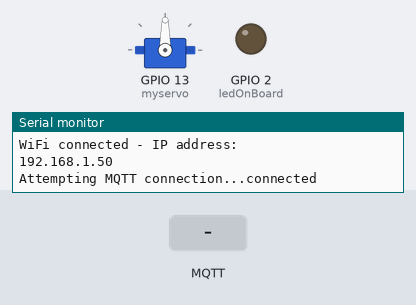
This sketch was run on a simulated ESP8266 (NodeMCU). Shown: servo, output pins drawn as LEDs (lit = HIGH), the last lines printed to the serial monitor. Inputs (shaded band) come from the test bench. WiFi joins after 1.5 s; servers stay silent unless stated; no MQTT or app messages arrive unless stated.

Above: at 3.2 s.
3.3 s: MQTT message "servo" arrives on the first subscribed topic
At 4.5 s:
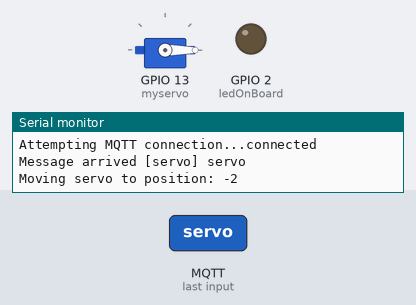
4.8 s: MQTT message "90" arrives on the first subscribed topic
At 5.3 s:
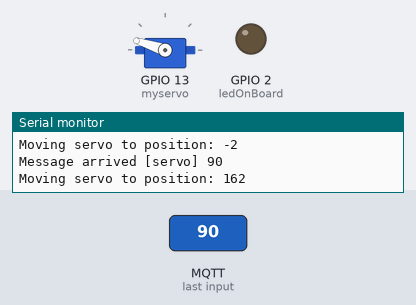
6.3 s: MQTT message "200" arrives on the first subscribed topic
At 7.2 s:
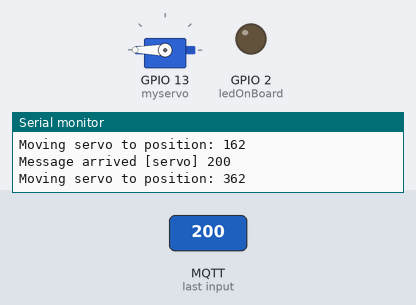
7.8 s: MQTT message "0" arrives on the first subscribed topic
At 9.0 s:
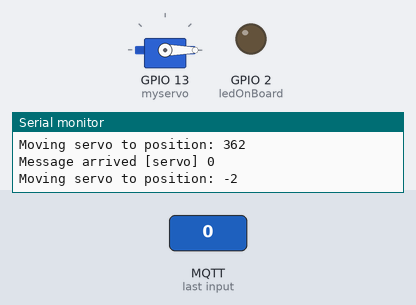
Timing chart, 0 to 10.3 s (numbered marks = the images above; inputs shaded):
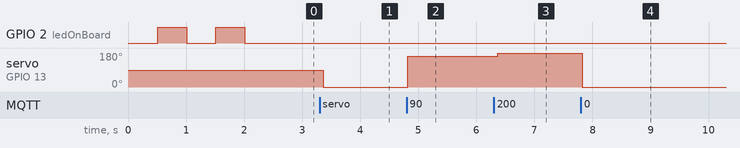

Measured:
- after the input at 3.3 s, servo on GPIO 13 (myservo): 90° → 0° after 0.07 s
- after the input at 4.8 s, servo on GPIO 13 (myservo): 0° → 162° at once
- after the input at 6.3 s, servo on GPIO 13 (myservo): 162° → 180° after 0.07 s
- after the input at 7.8 s, servo on GPIO 13 (myservo): 180° → 0° at once

The sketch:

nodemcuServoMQTTNodeRed.ino
```cpp
#include <ESP8266WiFi.h>
#include <PubSubClient.h>
#include <Servo.h>

// parametros wifi
const char* ssid = "ASP";
const char* password = "ASP110110";

// el 2 es el led de la placa
int ledOnBoard = 2;

// parametros mqtt
const char* mqtt_server = "192.168.1.17";
WiFiClient espClient;
PubSubClient client(espClient);

// declaro el servomotor
Servo myservo;

long lastMsg = 0;
char msg[50];
int value = 0;

void setup() {
  Serial.begin(115200);
  pinMode(ledOnBoard, OUTPUT);
  setup_wifi();
  client.setServer(mqtt_server, 1883);
  client.setCallback(callback);
  myservo.attach(13);
}

void setup_wifi() {
  delay(10);
  // We start by connecting to a WiFi network
  Serial.println();
  Serial.print("Connecting to ");
  Serial.println(ssid);

  WiFi.begin(ssid, password);

  while (WiFi.status() != WL_CONNECTED) {
    delay(500);
    digitalWrite(ledOnBoard, HIGH);
    delay(500);
    digitalWrite(ledOnBoard, LOW);
    Serial.print(".");
  }

  Serial.println("");
  Serial.println("WiFi connected - IP address: ");
  Serial.println(WiFi.localIP());
}

void callback(char* topic, byte* payload, unsigned int length) {
  Serial.print("Message arrived [");
  Serial.print(topic);
  Serial.print("] ");
  char msg[length + 1];
  for (int i = 0; i < length; i++) {
    Serial.print((char)payload[i]);
    msg[i] = (char)payload[i];
  }
  msg[length] = '\0';
  Serial.println();

  if (strcmp(topic, "servo") == 0) {
    int resultado = atoi(msg);
    int pos = map(resultado, 1, 100, 0, 180);
    Serial.print("Moving servo to position: ");
    Serial.println(pos);
    myservo.write(pos);
    delay(250);
  }
}

void reconnect() {
  // Loop until we're reconnected
  while (!client.connected()) {
    Serial.print("Attempting MQTT connection...");
    // Attempt to connect
    if (client.connect("ESP8266Client")) {

      Serial.println("connected");
      client.subscribe("servo");
    } else {
      Serial.print("failed, rc=");
      Serial.print(client.state());
      Serial.println(" try again in 5 seconds");
      // Wait 5 seconds before retrying
      delay(5000);
    }
  }
}

void loop() {

  if (!client.connected()) {
    reconnect();

  }
  client.loop();

 delay(100);
}
```
